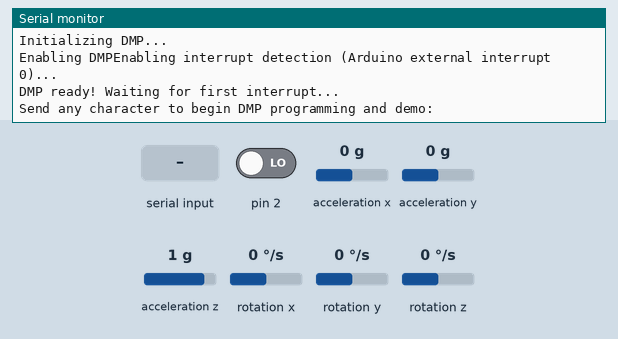
Recording of a program running on a simulated Arduino Nano, built with avr-gcc and run on an emulated ATmega328P. Shown: the last lines printed to the serial monitor. Inputs (shaded band) come from the test bench; at power-on: rotation z 0 °/s, acceleration x 0 g, acceleration y 0 g, acceleration z 1 g, pin 2 LOW, rotation x 0 °/s, rotation y 0 °/s. The sensor or clock chip raises its interrupt line as the real part does.

Above: at 1.3 s.
1.4 s: "1" received over Serial
At 1.9 s:
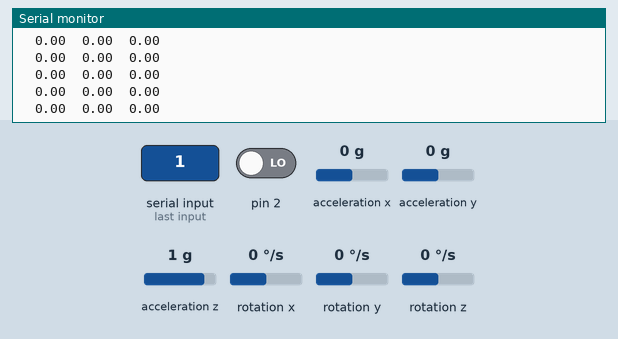
3.3 s: rotation z set to 100 °/s
At 4.1 s:
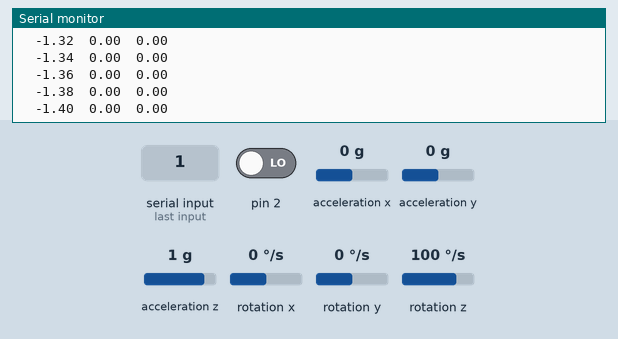
6.3 s: acceleration x set to -1.4 g
At 7.3 s:
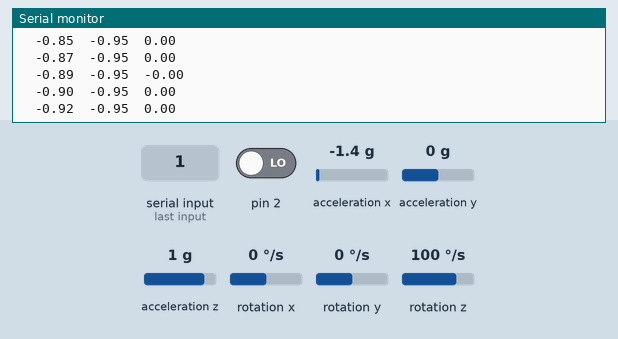
7.8 s: acceleration y set to -1.4 g
At 8.3 s:
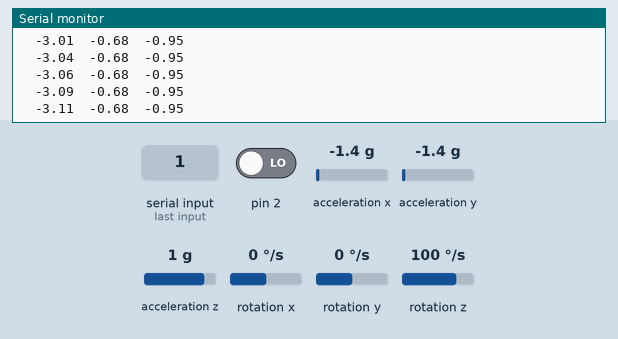
9.3 s: acceleration z set to -1.4 g
At 10.3 s:
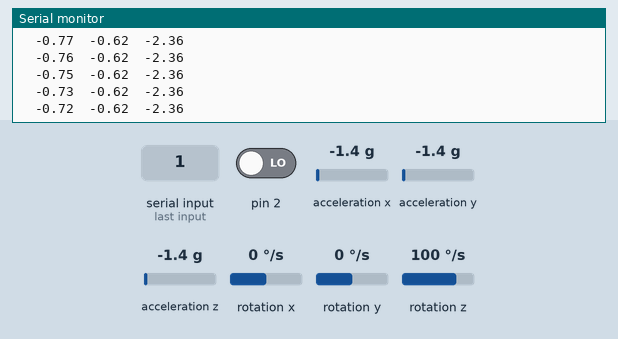
12.3 s: acceleration x set to -0.8 g
At 12.9 s:
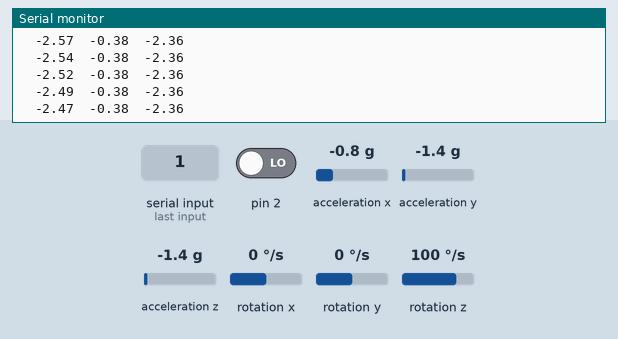
Timing chart, 0 to 15.3 s (numbered marks = the images above; inputs shaded):
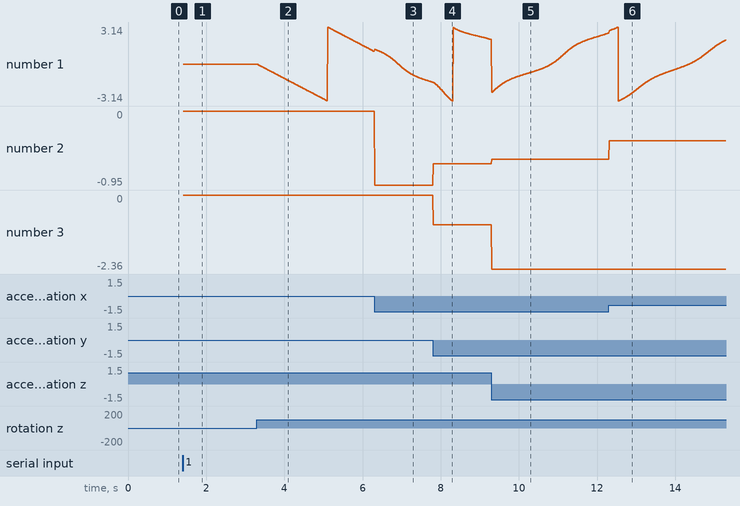

Measured:
- after the input at 1.4 s, the serial monitor: prints a new line at once (image 1)
- after the input at 3.3 s, the serial monitor: prints a new line at once (image 2)
- plotted number 1: 0 → 1.07 after the input at 3.3 s

The program:

main.cpp
```cpp
//**************************************************************//
//  Name    : xxxxxxxxxxxx, xxxxxxxxxxx                         //
//  Author  : Lautaro Beutel                                    //
//  Date    : xx, xx, xx                                        //
//  Version : 1.0                                               //
//  Notes   : Descripcion programa                              //
//          :                                                   //
//****************************************************************

#include <Arduino.h>

#include <MPU6050_6Axis_MotionApps20.h>
#include <I2Cdev.h>

#if (I2CDEV_IMPLEMENTATION == I2CDEV_ARDUINO_WIRE) && !defined (PARTICLE)
    #include "Wire.h"
#endif

void DMP_init();
void Start_device();

MPU6050 mpu;

bool dmpReady = false;  // set true if DMP init was successful
uint8_t mpuIntStatus;   // holds actual interrupt status byte from MPU
uint8_t devStatus;      // return status after each device operation (0 = success, !0 = error)
uint16_t packetSize;    // expected DMP packet size (default is 42 bytes)
uint16_t fifoCount;     // count of all bytes currently in FIFO
uint8_t fifoBuffer[64]; // FIFO storage buffer

// orientation/motion vars
Quaternion q;           // [w, x, y, z]         quaternion container
VectorInt16 aa;         // [x, y, z]            accel sensor measurements
VectorInt16 aaReal;     // [x, y, z]            gravity-free accel sensor measurements
VectorInt16 aaWorld;    // [x, y, z]            world-frame accel sensor measurements
VectorFloat gravity;    // [x, y, z]            gravity vector
float euler[3];         // [psi, theta, phi]    Euler angle container
float ypr[3];

volatile bool mpuInterrupt = false;     // indicates whether MPU interrupt pin has gone high
void dmpDataReady() {
    mpuInterrupt = true;
}

void setup() {
  #if I2CDEV_IMPLEMENTATION == I2CDEV_ARDUINO_WIRE
		#if defined (PARTICLE)
			Wire.setSpeed(CLOCK_SPEED_400KHZ);
			Wire.begin();
		#else
			Wire.begin();
			TWBR = 24; // 400kHz I2C clock (200kHz if CPU is 8MHz)
	  #endif

    #elif I2CDEV_IMPLEMENTATION == I2CDEV_BUILTIN_FASTWIRE
        Fastwire::setup(400, true);
    #endif

  Serial.begin(115200);

  Serial.println("Arrancamo perro");
  mpu.initialize();

  Serial.println(mpu.testConnection() ? "Todo ok" : "Todo mal");

  mpu.setXAccelOffset(-2351);
  mpu.setYAccelOffset(-707);
  mpu.setZAccelOffset(1036);
  mpu.setXGyroOffset(30);
  mpu.setYGyroOffset(40);
  mpu.setZGyroOffset(10);

  DMP_init();
  Start_device();
}

void loop() {
  if (!dmpReady) return;

  while (!mpuInterrupt && fifoCount < packetSize){
    //do struff
  }

  mpuInterrupt = 0;
  mpuIntStatus = mpu.getIntStatus();

  fifoCount = mpu.getFIFOCount();

  if ((mpuIntStatus & 0x10) || fifoCount == 1024) {
    // reset so we can continue cleanly
    mpu.resetFIFO();
    Serial.println(F("FIFO overflow!"));
  }
  else if ((mpuIntStatus & 0x02) > 0) {
    // wait for correct available data length, should be a VERY short wait
    while (fifoCount < packetSize) fifoCount = mpu.getFIFOCount();

    // read a packet from FIFO
    mpu.getFIFOBytes(fifoBuffer, packetSize);

    // track FIFO count here in case there is > 1 packet available
    // (this lets us immediately read more without waiting for an interrupt)
    fifoCount -= packetSize;

    mpu.dmpGetQuaternion(&q, fifoBuffer);
    mpu.dmpGetGravity(&gravity, &q);
    mpu.dmpGetYawPitchRoll(ypr, &q, &gravity);
    Serial.print("\t");
    Serial.print(ypr[0]);
    Serial.print("\t");
    Serial.print(ypr[1]);
    Serial.print("\t");
    Serial.print(ypr[2]);
    Serial.println("\t");
  }
}

void DMP_init(){
  Serial.println(F("Initializing DMP..."));
  devStatus = mpu.dmpInitialize();

  if (devStatus == 0)
  {
    Serial.print("Enabling DMP");
    mpu.setDMPEnabled(true);
    Serial.println(F("Enabling interrupt detection (Arduino external interrupt 0)..."));
    attachInterrupt(0, dmpDataReady, RISING);

    Serial.println(F("DMP ready! Waiting for first interrupt..."));
    dmpReady = true;
    packetSize = mpu.dmpGetFIFOPacketSize();
  }
  else {
    // ERROR!
    // 1 = initial memory load failed
    // 2 = DMP configuration updates failed
    // (if it's going to break, usually the code will be 1)
    Serial.print(F("DMP Initialization failed (code "));
    Serial.print(devStatus);
    Serial.println(F(")"));
  }
}

void Start_device(){
   Serial.println(F("\nSend any character to begin DMP programming and demo: "));
  while (Serial.available() && Serial.read()); // empty buffer
  while (!Serial.available());                 // wait for data
  while (Serial.available() && Serial.read());
}
```
